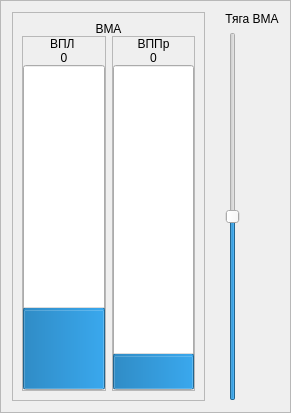
<?xml version="1.0" encoding="UTF-8"?>
<ui version="4.0">
 <class>Frame</class>
 <widget class="QFrame" name="Frame">
  <property name="geometry">
   <rect>
    <x>0</x>
    <y>0</y>
    <width>291</width>
    <height>413</height>
   </rect>
  </property>
  <property name="windowTitle">
   <string>Frame</string>
  </property>
  <property name="frameShape">
   <enum>QFrame::StyledPanel</enum>
  </property>
  <property name="frameShadow">
   <enum>QFrame::Raised</enum>
  </property>
  <layout class="QGridLayout" name="gridLayout">
   <property name="horizontalSpacing">
    <number>20</number>
   </property>
   <item row="0" column="0" rowspan="2">
    <widget class="QFrame" name="frVMAControl">
     <property name="frameShape">
      <enum>QFrame::StyledPanel</enum>
     </property>
     <layout class="QGridLayout" name="gridLayout_3">
      <property name="verticalSpacing">
       <number>0</number>
      </property>
      <item row="1" column="0">
       <widget class="QFrame" name="frVPL">
        <property name="frameShape">
         <enum>QFrame::StyledPanel</enum>
        </property>
        <property name="frameShadow">
         <enum>QFrame::Plain</enum>
        </property>
        <layout class="QVBoxLayout" name="layVMA_VPL">
         <property name="spacing">
          <number>0</number>
         </property>
         <property name="leftMargin">
          <number>0</number>
         </property>
         <property name="topMargin">
          <number>0</number>
         </property>
         <property name="rightMargin">
          <number>0</number>
         </property>
         <property name="bottomMargin">
          <number>0</number>
         </property>
         <item>
          <widget class="QLabel" name="lblVPL">
           <property name="text">
            <string>ВПЛ </string>
           </property>
           <property name="alignment">
            <set>Qt::AlignCenter</set>
           </property>
          </widget>
         </item>
         <item>
          <widget class="QLabel" name="lblVPL_Value">
           <property name="text">
            <string>0</string>
           </property>
           <property name="alignment">
            <set>Qt::AlignCenter</set>
           </property>
          </widget>
         </item>
         <item>
          <widget class="QProgressBar" name="barVPL">
           <property name="enabled">
            <bool>true</bool>
           </property>
           <property name="sizePolicy">
            <sizepolicy hsizetype="Expanding" vsizetype="Expanding">
             <horstretch>0</horstretch>
             <verstretch>0</verstretch>
            </sizepolicy>
           </property>
           <property name="value">
            <number>24</number>
           </property>
           <property name="orientation">
            <enum>Qt::Vertical</enum>
           </property>
           <property name="invertedAppearance">
            <bool>false</bool>
           </property>
          </widget>
         </item>
        </layout>
       </widget>
      </item>
      <item row="1" column="1" rowspan="2">
       <widget class="QFrame" name="frVPPr">
        <property name="frameShape">
         <enum>QFrame::StyledPanel</enum>
        </property>
        <property name="lineWidth">
         <number>1</number>
        </property>
        <layout class="QVBoxLayout" name="layVMA_VPPr">
         <property name="spacing">
          <number>0</number>
         </property>
         <property name="leftMargin">
          <number>0</number>
         </property>
         <property name="topMargin">
          <number>0</number>
         </property>
         <property name="rightMargin">
          <number>0</number>
         </property>
         <property name="bottomMargin">
          <number>0</number>
         </property>
         <item>
          <widget class="QLabel" name="lblVPPr">
           <property name="text">
            <string>ВППр</string>
           </property>
           <property name="alignment">
            <set>Qt::AlignCenter</set>
           </property>
          </widget>
         </item>
         <item>
          <widget class="QLabel" name="lblVPPr_Value">
           <property name="text">
            <string>0</string>
           </property>
           <property name="alignment">
            <set>Qt::AlignCenter</set>
           </property>
          </widget>
         </item>
         <item>
          <widget class="QProgressBar" name="barVPPr">
           <property name="enabled">
            <bool>true</bool>
           </property>
           <property name="sizePolicy">
            <sizepolicy hsizetype="Expanding" vsizetype="Expanding">
             <horstretch>0</horstretch>
             <verstretch>0</verstretch>
            </sizepolicy>
           </property>
           <property name="value">
            <number>10</number>
           </property>
           <property name="orientation">
            <enum>Qt::Vertical</enum>
           </property>
           <property name="invertedAppearance">
            <bool>false</bool>
           </property>
          </widget>
         </item>
        </layout>
       </widget>
      </item>
      <item row="0" column="0" colspan="2">
       <widget class="QLabel" name="lblVMA">
        <property name="text">
         <string>ВМА</string>
        </property>
        <property name="alignment">
         <set>Qt::AlignCenter</set>
        </property>
       </widget>
      </item>
     </layout>
    </widget>
   </item>
   <item row="0" column="1">
    <widget class="QLabel" name="lblVMA2">
     <property name="text">
      <string>Тяга ВМА</string>
     </property>
     <property name="alignment">
      <set>Qt::AlignCenter</set>
     </property>
    </widget>
   </item>
   <item row="1" column="1">
    <widget class="QSlider" name="slVMAvalue">
     <property name="minimum">
      <number>-100</number>
     </property>
     <property name="maximum">
      <number>100</number>
     </property>
     <property name="orientation">
      <enum>Qt::Vertical</enum>
     </property>
     <property name="tickPosition">
      <enum>QSlider::NoTicks</enum>
     </property>
    </widget>
   </item>
  </layout>
 </widget>
 <resources/>
 <connections/>
</ui>
